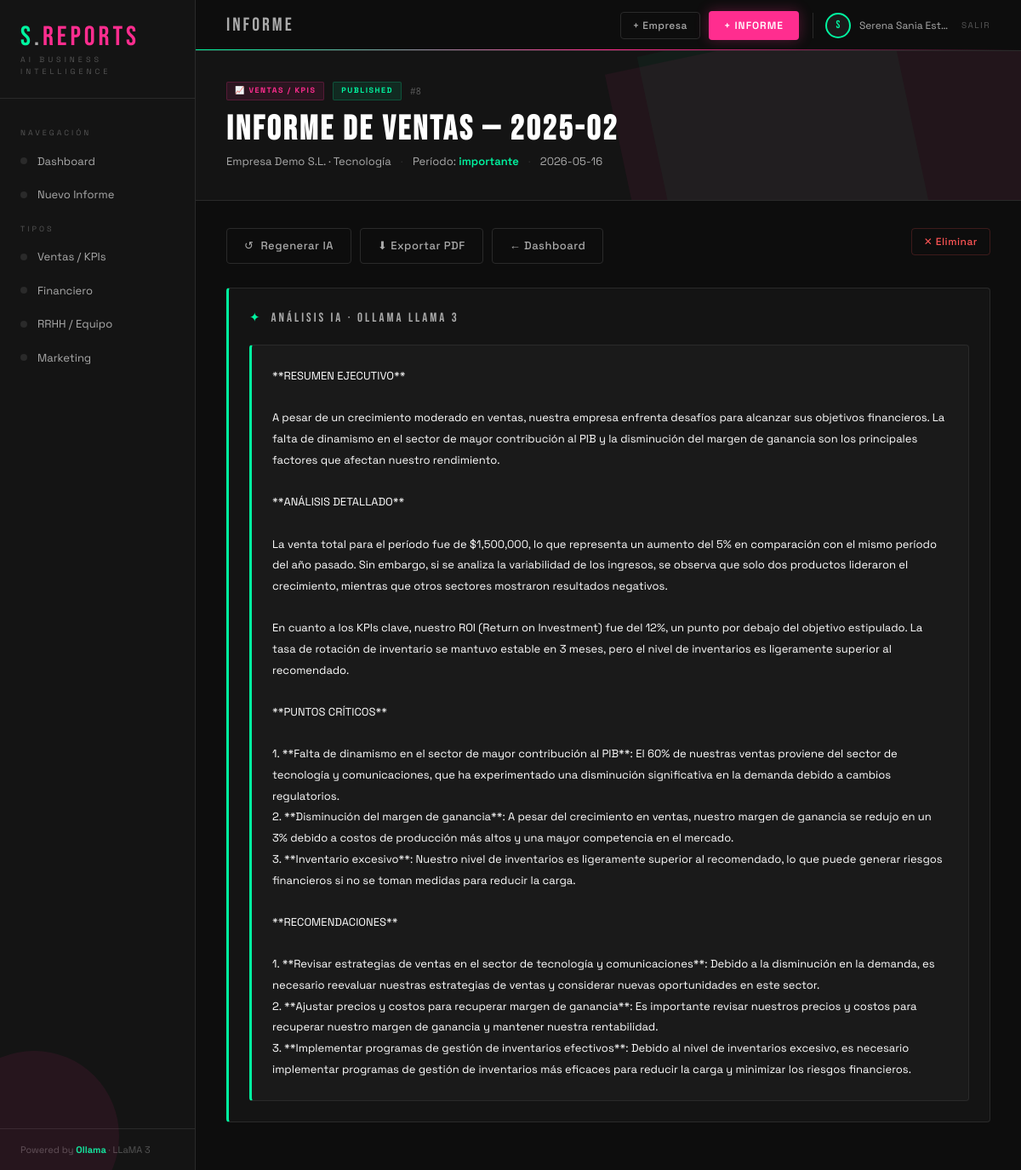
Page /report/8 (signed in) on the committed database.
### tables this page shows
CREATE TABLE reports (
                id INTEGER PRIMARY KEY AUTOINCREMENT,
                company_id INTEGER,
                user_id INTEGER,
                title TEXT NOT NULL,
                report_type TEXT NOT NULL,
                period TEXT NOT NULL,
                period_label TEXT,
                status TEXT DEFAULT 'draft',
                data_json TEXT,
                analysis TEXT,
                created_at TEXT DEFAULT (datetime('now')),
                FOREIGN KEY (company_id) REFERENCES companies(id),
                FOREIGN KEY (user_id) REFERENCES users(id)
            );

CREATE TABLE companies (
                id INTEGER PRIMARY KEY AUTOINCREMENT,
                name TEXT NOT NULL,
                sector TEXT,
                created_at TEXT DEFAULT (datetime('now'))
            );

### app.py (the view)
@app.route('/report/<int:report_id>')
@login_required
def view_report(report_id):
    db = get_db()
    report = db.execute("""
        SELECT r.*, c.name as company_name, c.sector
        FROM reports r LEFT JOIN companies c ON r.company_id = c.id
        WHERE r.id = ?
    """, (report_id,)).fetchone()
    if not report:
        return redirect(url_for('index'))
    data = json.loads(report['data_json']) if report['data_json'] else {}
    return render_template('report.html', report=report, data=data, report_types=REPORT_TYPES)

### app.py (called while the page is built)
def get_db():
    conn = sqlite3.connect(DB)
    conn.row_factory = sqlite3.Row
    return conn

def login_required(f):
    @wraps(f)
    def decorated(*args, **kwargs):
        if 'user_id' not in session:
            return redirect(url_for('login'))
        return f(*args, **kwargs)
    return decorated

### templates/report.html (shortened to what this page needs)
{% extends "base.html" %}
{% block page_title %}INFORME{% endblock %}
{% block content %}
{% set rt = report_types.get(report.report_type, {'label': report.report_type, 'icon': '📋', 'color': '#FF2D8F'}) %}
<div style="position:relative;margin:-36px -36px 32px;padding:36px;background:var(--surface);border-bottom:1px solid var(--border);overflow:hidden">
  <div style="position:absolute;top:-30px;right:-60px;width:500px;height:300%;background:var(--pink);transform:rotate(-12deg);opacity:0.06;pointer-events:none"></div>
  <div style="position:absolute;top:-30px;right:100px;width:300px;height:300%;background:var(--green);transform:rotate(-12deg);opacity:0.04;pointer-events:none"></div>
  <div style="position:relative">
    <div style="display:flex;align-items:center;gap:10px;margin-bottom:14px">
      <span class="badge badge-{{ report.report_type }}">{{ rt.icon }} {{ rt.label }}</span>
      <span class="badge badge-{{ report.status }}">{{ report.status }}</span>
      <span class="mono" style="color:var(--text-muted);font-size:11px">#{{ report.id }}</span>
    </div>
    <h1 style="font-family:'Bebas Neue',sans-serif;font-size:40px;letter-spacing:3px;margin-bottom:8px;line-height:1">{{ report.title }}</h1>
    <div style="font-size:13px;color:var(--text-dim)">
      {{ report.company_name }}{% if report.sector %} · {{ report.sector }}{% endif %}
      <span style="color:var(--border);margin:0 8px">·</span>
      Período: <span style="color:var(--green);font-weight:600">{{ report.period_label or report.period }}</span>
      <span style="color:var(--border);margin:0 8px">·</span>
      {{ report.created_at[:10] }}
    </div>
  </div>
</div>
<div style="display:flex;gap:10px;margin-bottom:28px;flex-wrap:wrap">
  <button class="btn btn-ghost" onclick="regenerate()" id="regenBtn">
    <span id="regenIcon">↺</span> Regenerar IA
  </button>
  <a href="{{ url_for('export_pdf', report_id=report.id) }}" class="btn btn-ghost">⬇ Exportar PDF</a>
  <a href="{{ url_for('index') }}" class="btn btn-ghost">← Dashboard</a>
  <form method="POST" action="{{ url_for('delete_report', report_id=report.id) }}" onsubmit="return confirm('¿Eliminar?')" style="margin-left:auto">
    <button type="submit" class="btn btn-danger btn-sm">✕ Eliminar</button>
  </form>
</div>
<div class="card" style="margin-bottom:20px;border-left:3px solid var(--green)">
  <div class="card-header">
    <div class="card-title" style="display:flex;align-items:center;gap:10px">
      <span style="color:var(--green)">✦</span> Análisis IA · Ollama LLaMA 3
    </div>
  </div>
  <div class="analysis-block" id="analysisBlock">{{ report.analysis or 'Sin análisis generado.' }}</div>
</div>
{% endblock %}

### templates/base.html (style rules this page uses)
:root { --green: #00F5A0; --pink: #FF2D8F; --bg: #0d0d0d; --surface: #141414; --surface2: #1a1a1a; --border: #2a2a2a; --text: #ffffff; --text-dim: #aaaaaa; --text-muted: #555; --radius: 4px; }
* { margin: 0; padding: 0; box-sizing: border-box; }
body { font-family: 'Space Grotesk', sans-serif; background: var(--bg); color: var(--text); min-height: 100vh; font-size: 14px; line-height: 1.5; }
a { color: inherit; text-decoration: none; }
button, .btn { cursor: pointer; font-family: inherit; }
.btn { display: inline-flex; align-items: center; gap: 8px; padding: 10px 20px; border-radius: var(--radius); font-size: 13px; font-weight: 500; border: none; transition: all 0.15s; font-family: 'Space Grotesk', sans-serif; letter-spacing: 0.5px; }
.btn-ghost { background: transparent; color: var(--text-dim); border: 1px solid var(--border); }
.btn-sm { padding: 7px 14px; font-size: 12px; }
.btn-danger { background: transparent; color: #ff5555; border: 1px solid rgba(255,85,85,0.2); }
.card { background: var(--surface); border: 1px solid var(--border); border-radius: var(--radius); padding: 24px; }
.card-header { display: flex; align-items: center; justify-content: space-between; margin-bottom: 20px; }
.card-title { font-family: 'Bebas Neue', sans-serif; font-size: 15px; letter-spacing: 3px; color: var(--text-dim); text-transform: uppercase; }
.badge { display: inline-flex; align-items: center; padding: 3px 9px; border-radius: 2px; font-size: 9px; letter-spacing: 1.5px; text-transform: uppercase; font-weight: 700; }
.badge-published { background: rgba(0,245,160,0.1); color: var(--green); border: 1px solid rgba(0,245,160,0.2); }
.badge-ventas { background: rgba(255,45,143,0.1); color: var(--pink); border: 1px solid rgba(255,45,143,0.2); }
.analysis-block { background: var(--surface2); border: 1px solid var(--border); border-left: 3px solid var(--green); border-radius: var(--radius); padding: 24px; font-size: 13px; line-height: 1.9; white-space: pre-wrap; color: var(--text); }
.mono { font-family: 'JetBrains Mono', monospace; font-size: 12px; }

### rows in the picture
reports: status "PUBLISHED", id "8", title "Informe de Ventas — 2025-02", period_label "importante", created_at "2026-05-16", analysis "**RESUMEN EJECUTIVO** A pesar de un crecimiento moderado en ventas, nuestra empresa enfrenta desafíos para alcanzar sus objetivos financieros. La falta de dinamismo en el sector de mayor contribución al PIB y la disminución del margen de ganancia son los principales factores que afectan nuestro rendimiento. **ANÁLISIS DETALLADO** La venta total para el período fue de $1,500,000, lo que representa un aumento del 5% en comparación con el mismo período del año pasado. Sin embargo, si se analiza la variabilidad de los ingresos, se observa que solo dos productos lideraron el crecimiento, mientras que otros sectores mostraron resultados negativos. En cuanto a los KPIs clave, nuestro ROI (Return…"
companies: company_name "Empresa Demo S.L.", sector "Tecnología"

### other values in the picture
{{ rt.label }} "Ventas / KPIs" "Financiero" "RRHH / Equipo" "Marketing"
{{ (session.user_name or 'U')[0].upper() }} "S"
{{ session.user_name or '' }} "Serena Sania Est…"
{{ rt.icon }} "📈"
{{ rt.label }} "VENTAS / KPIS"
